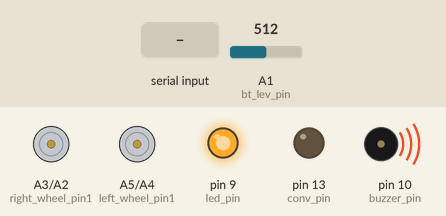
Bench run of a sketch on a simulated Arduino Uno, built with avr-gcc and run on an emulated ATmega328P. Shown: motor-driver pin pairs drawn as motors (green arrow = first pin HIGH = forward, orange = second pin HIGH = backward, longer = more drive), output pins drawn as LEDs (lit = HIGH), buzzer (waves = sounding, pin HIGH). The inputs (shaded band) are chosen by the test bench; at power-on: A1 (bt_lev_pin) = 512.

Above: at 1.3 s.
1.4 s: A1 (bt_lev_pin) set to 728
4.4 s: A1 (bt_lev_pin) set to 743
At 4.8 s:
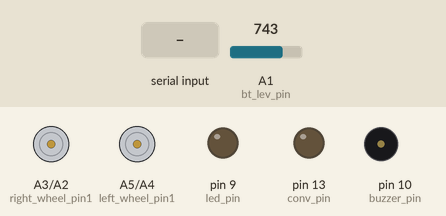
6.0 s: "F" received over the second serial link
At 7.0 s:
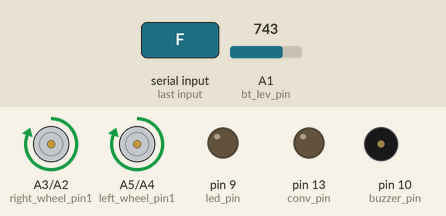
7.5 s: A1 (bt_lev_pin) set to 716
At 7.9 s:
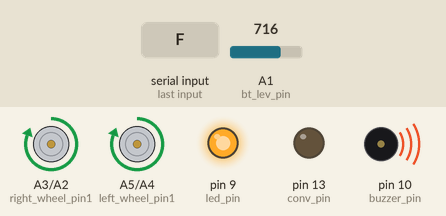
10.5 s: "B" received over the second serial link
At 11.4 s:
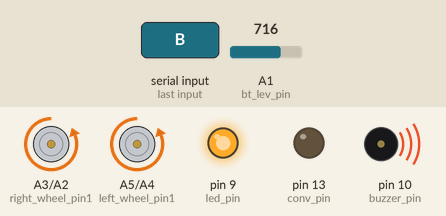
13.5 s: "L" received over the second serial link
At 14.4 s:
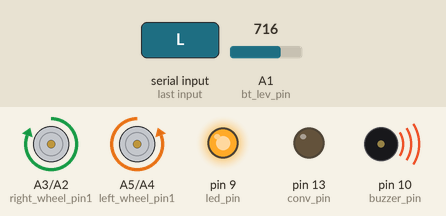
Timing chart, 0 to 16.5 s (numbered marks = the images above; inputs shaded):
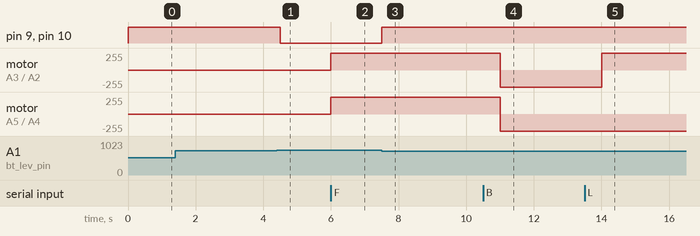

The sketch:

VTE5317.ino
```cpp
#include "Control.h"

// Decralation of usefull variables
char bt_data;
uint8_t bat_level, min_bat_level=80;

void setup(){
  initialize();
}

void loop() {
  bt_data = listenBT();
  bat_level = batteryLevel();

  serialBT.println(bat_level);
  if(bat_level < min_bat_level){
    digitalWrite(buzzer_pin, HIGH);
    digitalWrite(led_pin, HIGH);
    delay(500);
    digitalWrite(led_pin, LOW);
  }else digitalWrite(buzzer_pin, LOW);

  if(bt_data == 'F') controlWheels("forward");
  else if(bt_data == 'B') controlWheels("backward");
  else if(bt_data == 'L') controlWheels("left");
  else if(bt_data == 'R') controlWheels("right");
  else if(bt_data == 'S') controlWheels("stop");
  else if(bt_data == 'C') digitalWrite(conv_pin, HIGH);
  else if(bt_data == 'D') digitalWrite(conv_pin, LOW);
  else if(bt_data == 'H') {
    digitalWrite(buzzer_pin, HIGH);
    delay(2000);
    digitalWrite(buzzer_pin, LOW);
  }
 }
```

Control.h
```cpp
#include <SoftwareSerial.h>
#define BT_Rx 6
#define BT_Tx 7

SoftwareSerial serialBT(BT_Rx, BT_Tx);

// Definition of pin connections
uint8_t conv_pin=13, led_pin=9, buzzer_pin=10, bt_lev_pin=A1,
        left_wheel_pin1=A5, left_wheel_pin2=A4, right_wheel_pin1=A3, right_wheel_pin2=A2;

// Method to initialize process
void initialize(){
  pinMode(led_pin, OUTPUT);
  pinMode(conv_pin, OUTPUT);
  pinMode(buzzer_pin, OUTPUT);
  pinMode(left_wheel_pin1, OUTPUT);
  pinMode(left_wheel_pin2, OUTPUT);
  pinMode(right_wheel_pin1, OUTPUT);
  pinMode(right_wheel_pin2, OUTPUT);
}


char listenBT() {
  if (serialBT.available()) return serialBT.read();
  else return ' ';
}

// Method to measure batter level
uint8_t batteryLevel(){
  return map(analogRead(bt_lev_pin), 0, 920, 0, 100);
}

// Method to control wheels
void controlWheels(String status) {
  bool pin_state[4];

  if (status == "forward") {
    pin_state[0] = true;
    pin_state[1] = false;
    pin_state[2] = true;
    pin_state[3] = false;
  } else if (status == "backward") {
    pin_state[0] = false;
    pin_state[1] = true;
    pin_state[2] = false;
    pin_state[3] = true;
  } else if (status == "left") {
    pin_state[0] = false;
    pin_state[1] = true;
    pin_state[2] = true;
    pin_state[3] = false;
  } else if (status == "right") {
    pin_state[0] = true;
    pin_state[1] = false;
    pin_state[2] = false;
    pin_state[3] = true;
  } else {
    pin_state[0] = false;
    pin_state[1] = false;
    pin_state[2] = false;
    pin_state[3] = false;
  }

  digitalWrite(left_wheel_pin1, pin_state[0]);
  digitalWrite(left_wheel_pin2, pin_state[1]);
  digitalWrite(right_wheel_pin1, pin_state[2]);
  digitalWrite(right_wheel_pin2, pin_state[3]);
}
```

Measured:
- the behaviour switches between 735 and 736 on A1 (bt_lev_pin) (found by bisection; images 0 and 1)
- after the input at 4.4 s, pin 9 (led_pin), pin 10 (buzzer_pin): HIGH → LOW after 0.10 s
- after the input at 6.0 s, motor on A3 (right_wheel_pin1) / A2 (right_wheel_pin2), motor on A5 (left_wheel_pin1) / A4 (left_wheel_pin2): stopped → forward 255/255 at once
- after the input at 7.5 s, pin 9 (led_pin), pin 10 (buzzer_pin): LOW → HIGH at once
- after the input at 10.5 s, motor on A3 (right_wheel_pin1) / A2 (right_wheel_pin2), motor on A5 (left_wheel_pin1) / A4 (left_wheel_pin2): forward 255/255 → backward 255/255 after 0.50 s
- after the input at 13.5 s, motor on A3 (right_wheel_pin1) / A2 (right_wheel_pin2): backward 255/255 → forward 255/255 after 0.51 s
